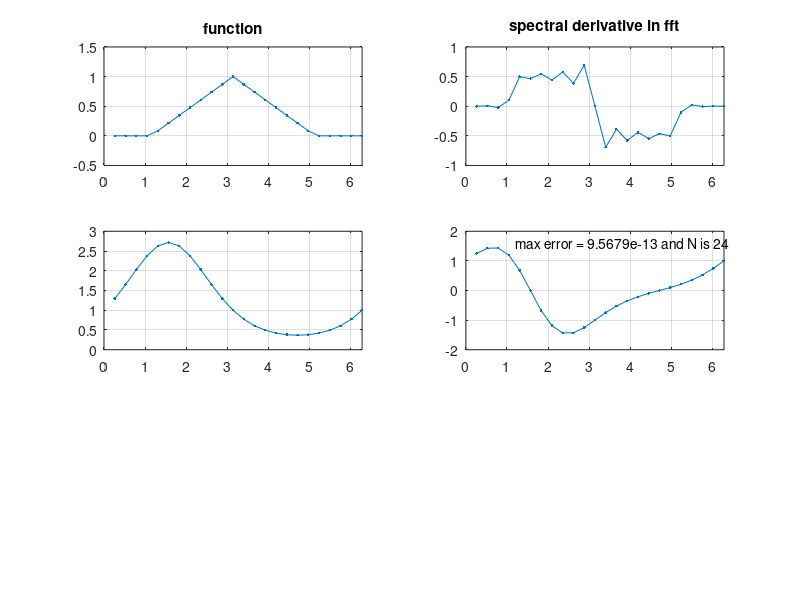

This figure's MATLAB source:
%Differentiation of exp(sin(x))
% Set up periodic grid
N=24;% Must be even number
h=2*pi/N;
x=h*(1:N)';

%smooth periodic function
y=exp(sin(x));yprime=cos(x).*y;

%FFT of y and differentiate in Fourier space
y_hat=fft(y);w_hat=1i*[0:N/2-1,0,-N/2+1:-1]'.*y_hat;
w=real(ifft(w_hat));clf

%rough periodic function
z=max(0,1-abs(x-pi)/2);z_hat=fft(z);

%FFT of z and differentiate in Fourier space
wnew_hat=1i*[0:N/2-1,0,-N/2+1:-1]'.*z_hat;
wnew=real(ifft(wnew_hat));clf

%plot results
subplot(3,2,1), plot(x,z,'.-'),title('function')
axis([0,2*pi,-.5,1.5]), grid on

subplot(3,2,2), plot(x,wnew,'.-'),title('spectral derivative in fft')
axis([0,2*pi,-1,1]), grid on

subplot(3,2,3), plot(x,y,'.-')
axis([0,2*pi,0,3]), grid on

subplot(3,2,4), plot(x,w,'.-')
axis([0,2*pi,-2,2]), grid on

% Error for the smooth example
error_inf = norm(w - yprime, inf);
subplot(3,2,4);
text(1.2, 1.6, ['max error = ' num2str(error_inf), ' and N is ' num2str(N)]);
